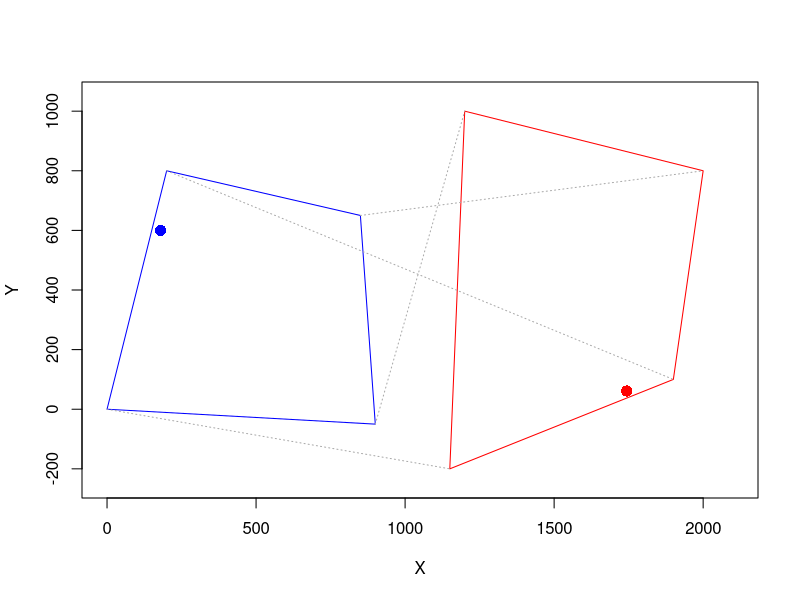

Write the R code that produced this figure.
# Linear keystone distortion correction
# www.overfitting.net
# https://www.overfitting.net/2023/09/transformacion-trapezoidal-de-imagenes.html


# Keystone correction equations:
# https://discorpy.readthedocs.io/en/latest/tutorials/methods.html
# "2.2.7. Calculating coefficients of a correction model for perspective distortion"

# Distorted points (source)
xd=c(0, 900, 850, 200)
yd=c(0, -50, 650, 800)

# Undistorted points (destination)
# Example 1 (easy)
xu=c(200, 900, 950, 50) + 1100
yu=c(0, 200, 800, 650) + 500

# Example 2 (difficult)
xu=c(50, 100, 900, 800)+1100
yu=c(-400, 800, 600, -100)+200


# Solve 8 equations linear system: A * k = b -> k = inv(A) * b
A=matrix(nrow=8, ncol=8)
A[1,]=c(xd[1], yd[1], 1, 0,     0,     0, -xd[1]*xu[1], -yd[1]*xu[1])
A[2,]=c(0,     0,     0, xd[1], yd[1], 1, -xd[1]*yu[1], -yd[1]*yu[1])
A[3,]=c(xd[2], yd[2], 1, 0,     0,     0, -xd[2]*xu[2], -yd[2]*xu[2])
A[4,]=c(0,     0,     0, xd[2], yd[2], 1, -xd[2]*yu[2], -yd[2]*yu[2])
A[5,]=c(xd[3], yd[3], 1, 0,     0,     0, -xd[3]*xu[3], -yd[3]*xu[3])
A[6,]=c(0,     0,     0, xd[3], yd[3], 1, -xd[3]*yu[3], -yd[3]*yu[3])
A[7,]=c(xd[4], yd[4], 1, 0,     0,     0, -xd[4]*xu[4], -yd[4]*xu[4])
A[8,]=c(0,     0,     0, xd[4], yd[4], 1, -xd[4]*yu[4], -yd[4]*yu[4])

b=as.matrix(c(xu[1], yu[1], xu[2], yu[2], xu[3], yu[3], xu[4], yu[4]))

k=solve(A, b)  # equivalent to inv(A) * b = solve(A) %*% b

# Undo distortion function
undo.keystone = function(xd, yd, k) {
    xu = (k[1]*xd+k[2]*yd+k[3]) / (k[7]*xd+k[8]*yd+1)
    yu = (k[4]*xd+k[5]*yd+k[6]) / (k[7]*xd+k[8]*yd+1)
    return(c(xu, yu))  # return pair (xu, yu)
}

# Check
for (i in 1:4) {
    print(undo.keystone(xd[i], yd[i], k))
}


# Plot trapezoids
plot(c(xd, xd[1]), c(yd, yd[1]), type='l', col='blue', asp=1,
     xlab='X', ylab='Y', xlim=c(0,2100), ylim=c(0,800))
lines(c(xu, xu[1]), c(yu, yu[1]), type='l', col='red')
for (i in 1:4) {
    lines(c(xd[i], xu[i]), c(yd[i], yu[i]), type='l', lty=3, col='darkgray')
}


# Test point(s)
xdp=c(180)
ydp=c(600)

lines(xdp, ydp, type='p', col='blue', pch=16, cex=1.5)
for (i in 1:length(xdp)) {
    xuyu=undo.keystone(xdp[i], ydp[i], k)
    lines(xuyu[1], xuyu[2], type='p', col='red', pch=16, cex=1.5)
}
